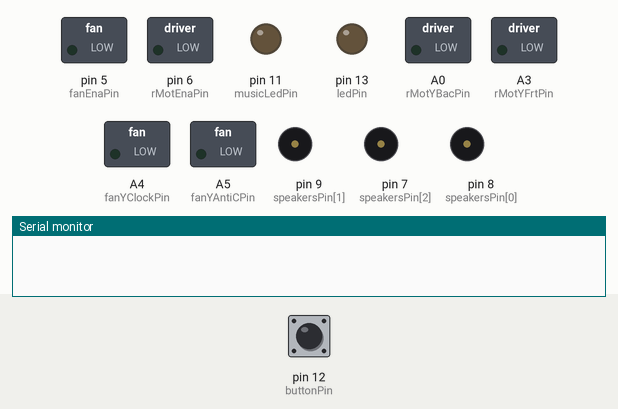
This sketch was run on a simulated Arduino Nano, built with avr-gcc and run on an emulated ATmega328P. On the bench: switched loads named in the sketch (green lamp = pin HIGH), output pins drawn as LEDs (lit = HIGH), buzzer (waves = sounding, pin HIGH), the last lines printed to the serial monitor. Dashed ring = blinking. Inputs (shaded band) come from the test bench; at power-on: pin 12 (buttonPin) LOW.

Above: at 1.2 s.
1.3 s: pin 12 (buttonPin) pulled HIGH for 0.25 s
At 1.88 s:
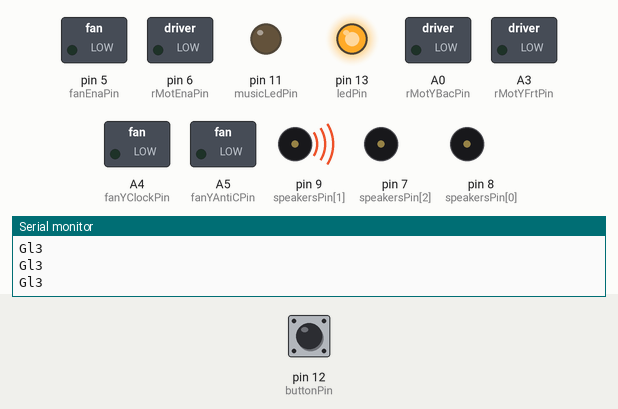
4.3 s: pin 12 (buttonPin) pulled HIGH for 1 s
At 5.6 s:
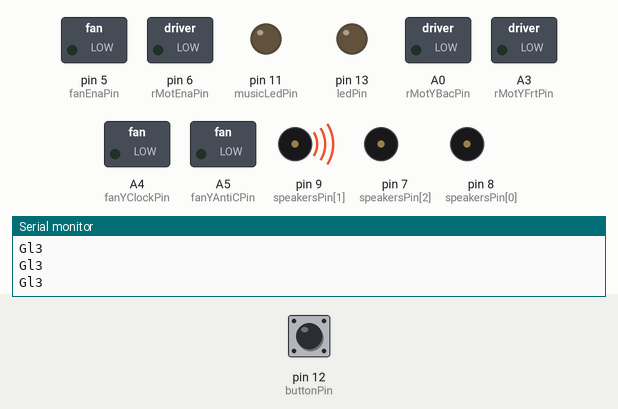
6.8 s: pin 12 (buttonPin) pulled HIGH for 3.2 s
At 10.2 s:
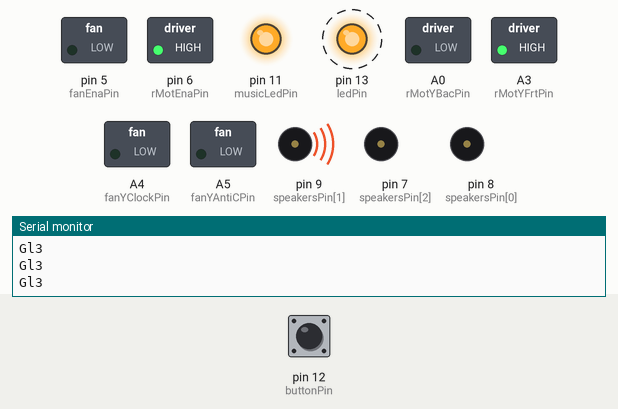
Timing chart, 0 to 17.5 s (numbered marks = the images above; inputs shaded):
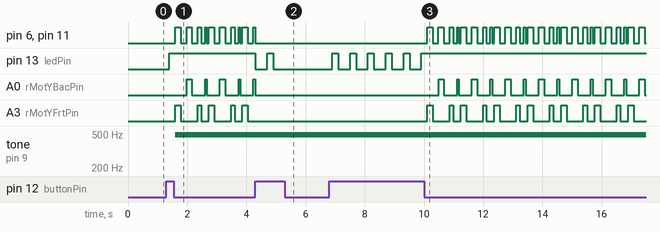

Measured:
- after the input at 1.3 s, pin 6 (rMotEnaPin), pin 11 (musicLedPin): LOW → HIGH after 0.30 s, then repeats every 1.1 s: LOW 0.19 s, HIGH 0.18 s, LOW 0.19 s, HIGH 0.12 s, LOW 0.13 s, HIGH 0.06 s, LOW 0.07 s, HIGH 0.18 s
- after the input at 4.3 s, pin 13 (ledPin): HIGH → LOW at once, → HIGH 0.40 s later, → LOW 0.20 s later; A3 (rMotYFrtPin): stops changing and stays LOW
- after the input at 6.8 s, pin 6 (rMotEnaPin), pin 11 (musicLedPin): LOW → HIGH after 3.3 s, then repeats every 1.1 s: LOW 0.19 s, HIGH 0.18 s, LOW 0.19 s, HIGH 0.12 s, LOW 0.13 s, HIGH 0.06 s, LOW 0.07 s, HIGH 0.18 s

The sketch:

music_bot_kev_4.ino
```cpp
/*

  Test code by Kevin to play musical tones

*/


// helper functions
#define ARRAY_SIZE(x) sizeof(x)/sizeof(x[0])

// overall control
bool botOn = false;
int ledState = LOW;

// Pin constants
const int buttonPin = 12; // D12 pin connecting to the button
const int speakersPin[] = {8, 9, 7}; // D10, D4, D7 pins
const int ledPin =  LED_BUILTIN;// the number of the LED pin

const int ldrLPin = A6;
const int ldrRPin = A7;

const int musicLedPin = 11; // D11 pin connecting to the pin for music

const int rMotEnaPin = 6; // D6 pin connecting to right motor
const int rMotEncBacPin = A1; // A1 pin connecting to the back encoder of the right motor
const int rMotEncFrtPin = A2; // A2 pin connecting to the front encoder of the right motor
const int rMotYBacPin = A0; // A0 pin connecting to the back Y pin of the right motor
const int rMotYFrtPin = A3; // A3 pin connecting to the front Y pin of the right motor

const int fanEnaPin = 5; // D5 pin connecting to fan
const int fanYClockPin = A4; // A4 pin connecting to clockwise Y pin of fan
const int fanYAntiCPin = A5; // A5 pin connecting to anticlockwise Y pin of fan


// Bot constants
const int rMotPwmFreq = 255;
const long turnsPerRotation = 5148;
const long minTimePerRotation = 12000000; // in microseconds, at full speed, ie pwm 255

const int fanPwmFreq = 100;
// Music related constants and variables
const float musicFreq[] = {261.63, 293.66, 329.63, 349.23, 392, 440, 493.88};
const float musicSharpFreq[] = {277.18, 311.13, 0, 369.99, 415.3, 466.16, 0};

long speakersBeatLength[] = {minTimePerRotation / 192, minTimePerRotation / 192, minTimePerRotation / 192};
int speakersOctave[] = {2, 4, 4};
const char *GoTSheet[] = {
                            "Gl3", "Cl3", "D#l2", "F", "Gl3", "Cl3", "D#l2", "F", "Gl3", "Cl3", "D#l2", "F",
                            "Gl3", "Cl3", "D#l2", "F", "Gl3", "Cl3", "El2", "F", "Gl3", "Cl3", "El2", "F",
                            "Gl3", "Cl3", "El2", "F", "Gl3", "Cl3", "El2", "F",
                            "Gl9", "Cl9", "D#l2", "F", "Gl6", "Cl6", "D#l2", "F", "Dl18", "l18",
                            "Fl9", "A#o-l9", "D#l2", "D", "Fl6", "l9", "D#l2", "D", "Cl33",
                            "Gl9", "Cl9", "D#l2", "F", "Gl6", "Cl6", "D#l2", "F", "Dl18", "l18", "Fl9", "l9", "D#l2", "D", "Fl6", "l9", "D#l2", "D", "Cl33",
                            "Gl9", "Cl9", "D#l2", "F", "Gl6", "Cl6", "D#l2", "F", "Dl18", "l18",
                            "Fl9", "l9", "Dl5", "D#l4", "Dl5", "l4", "Cl18", "l18",
                            "Co+l18", "A#l18", "Cl18", "Gl18", "D#l18", "D#l9", "Fl9", "Gl18", "l18",
                            "Co+l18", "A#l18", "Cl18", "Gl18", "D#l18", "D#l9", "Dl9",
                            "Co+l9", "Co+l9", "Co+l9",
                            "Co+l18",
                            "Co++l9", "Co++l9", "Co++l18"
                          };
   /*
const char *GoTSheetR[] = {
                            "Gl3", "Cl3", "D#l2", "F", "Gl3", "Cl3", "D#l2", "F", "Gl3", "Cl3", "D#l2", "F",
                            "Gl3", "Cl3", "D#l2", "F", "Gl3", "Cl3", "El2", "F", "Gl3", "Cl3", "El2", "F",
                            "Gl3", "Cl3", "El2", "F", "Gl3", "Cl3", "El2", "F",
                            "Gl9", "Cl9", "D#l2", "F", "Gl6", "Cl6", "D#l2", "F", "Dl18", "l18",
                            "l9", "A#o-l9", "l9", "A#o-l9", "D#l2", "D", "Cl33",
                            "Gl9", "Cl9", "D#l2", "F", "Gl6", "Cl6", "D#l2", "F", "Dl18", "l18", "l9", "A#o-l9", "D#l2", "D", "Fl6", "A#o-l9", "D#l2", "D", "Cl33",
                            "Gl9", "Cl9", "D#l2", "F", "Gl6", "Cl6", "D#l2", "F", "Dl18", "l18",
                            "Fl9", "A#o-l9", "Dl5", "D#l4", "l5", "A#o-l4", "Cl18", "l18",
                            "D#l18", "D#l18", "G#o-l18", "Cl18", "Cl18", "Cl9", "Dl9", "D#l18", "l18",
                            "D#l18", "D#l18", "G#o-l18", "Cl18", "Cl18", "Cl9", "Ao-Dl9",
                            "l3", "Gl3", "G#l2", "A#", "l3", "Gl3", "G#l2", "A#", "l3", "Gl3", "G#l2", "A#",
                            "l3", "Gl3", "G#l2", "A#", "l6", "Go+l2", "Ao+",
                            "l3", "Gl3", "G#l2", "A#", "l3", "Gl3", "G#l2", "A#", "l3", "Gl3", "G#l2", "A#", "l3"
                            "Co+l3", "Gl3", "G#l2", "A#l7", "G#o+l2", "A#o+",
                            "Co+l3", "Gl3", "G#l2", "A#", "Co+l3", "Gl3", "G#l2", "A#", "Co+l3", "Gl3", "G#l2", "A#l5",
                            "Co++l3", "Go+l3", "G#o+l2", "A#o+", "Co++l3", "Go+l3", "G#o+l2", "A#o+", "Co++l3", "Go+l3", "G#o+l2", "A#o+l11"
                          };
const String GoTBeat = "Cl9";
*/
bool rMotMoveFwd = true;
bool fanAntiCFwd = true;


// Speaker controls: 0 - buzzer, 1 - left speaker, 2 - right speaker
unsigned long speakersPrevTime[] = {0, 0, 0};
unsigned long speakersPeriod[] = {0, 0, 0};
long speakersCountsLeft[] = {0, 0, 0};
float speakersLag[] = {0, 0, 0};
byte speakersStatus[] = {0, 0, 0}; // 0 means about to play next tone; 1 means playing next tone; 2 means lag
unsigned long speakersSheetIndex[] = {0, 0, 0};

// helper variables
String tmpStr="";
unsigned long currentTime = 0;

void setup() {
  pinMode(ledPin, OUTPUT);

  pinMode(musicLedPin, OUTPUT);

  pinMode(speakersPin[0], OUTPUT);
  pinMode(speakersPin[1], OUTPUT);
  pinMode(speakersPin[2], OUTPUT);


  pinMode(fanEnaPin, OUTPUT);
  pinMode(fanYClockPin, OUTPUT);
  pinMode(fanYAntiCPin, OUTPUT);

  pinMode(rMotEnaPin, OUTPUT);
  pinMode(rMotYFrtPin, OUTPUT);
  pinMode(rMotYBacPin, OUTPUT);
  Serial.begin(9600);
}

unsigned long getSheetLength(byte s){
  switch (s){
    case 0:
         return sizeof(GoTSheet);
    case 1:
        return sizeof(GoTSheet);
    case 2:
        return sizeof(GoTSheet);
  }
}

String getSheetNote(byte s, unsigned long k){
  switch (s){
    case 0:
         return GoTSheet[k];
    case 1:
        return GoTSheet[k];
    case 2:
        return GoTSheet[k];
  }
}

void loop() {
  /*
  int ldrLValue = analogRead(ldrLPin); // do something when it's below 1000
  int ldrRValue = analogRead(ldrRPin);
  */

  // switch for the bot
  int button = digitalRead(buttonPin);
  if (button == HIGH){
    // turn relevant variables off
    toggleBool(botOn);
    toggleState(ledState);
    digitalWrite(ledPin, ledState);
    botReset();
  }

  if (botOn){
    currentTime = micros();
    bool noActiveSpeakers = true;
    for (byte s = 0; s < 3; s++){
      // handles music
      switch (speakersStatus[s]){
        case 0: // starting next tone when sheet is not finished
          if (speakersSheetIndex[s] < getSheetLength(s)){
            noActiveSpeakers = false;

            // render note
            renderToneFromString(getSheetNote(s, speakersSheetIndex[s]), s);

            speakersPrevTime[s] = micros();
            speakersStatus[s] = 1;

            // motor and fan action
            motAndFanGo();

           speakersSheetIndex[s] += 1;
          }

          break;
        case 1: // playing tones;
          noActiveSpeakers = false;

          if (speakersCountsLeft[s] <= 0){
            // change state
            speakersStatus[s] = 2;
            motAndFanPause();
          } else {
            if (currentTime - speakersPrevTime[s] >= speakersPeriod[s]){
              analogWrite(speakersPin[s], 0);
              // reset
              speakersPrevTime[s] = micros();
              speakersCountsLeft[s] -= 1;
            } else if (currentTime - speakersPrevTime[s] >= speakersPeriod[s] / 2) {
              analogWrite(speakersPin[s], 50);
            }
          }

          break;
        case 2: // lag
          noActiveSpeakers = false;
          if (currentTime - speakersPrevTime[s] >= speakersLag[s]){
            // change state
            speakersStatus[s] = 0;
          }
          break;
      }
    }

    if (noActiveSpeakers) {
      botOn = false;
      ledState = LOW;
      digitalWrite(ledPin, ledState);

      botReset();
    }
  } else {
    botReset();
  }
}

void motAndFanGo(){
  digitalWrite(musicLedPin, HIGH);

  // rotate wheel
  analogWrite(rMotEnaPin, rMotPwmFreq);
  if (rMotMoveFwd){
    digitalWrite(rMotYFrtPin, HIGH);
    digitalWrite(rMotYBacPin, LOW);
  } else {
    digitalWrite(rMotYFrtPin, LOW);
    digitalWrite(rMotYBacPin, HIGH);
  }
  toggleBool(rMotMoveFwd);

  // rotate fan
  /*
  analogWrite(fanEnaPin, fanPwmFreq);
  if (fanAntiCFwd){
    digitalWrite(fanYAntiCPin, HIGH);
    digitalWrite(fanYClockPin, LOW);
  } else {
    digitalWrite(fanYAntiCPin, LOW);
    digitalWrite(fanYClockPin, HIGH);
  }
  toggleBool(fanAntiCFwd);
  */
}

void motAndFanPause(){
  digitalWrite(musicLedPin, LOW);

  analogWrite(rMotEnaPin, 0);
  digitalWrite(rMotYFrtPin, LOW);
  digitalWrite(rMotYBacPin, LOW);

  analogWrite(fanEnaPin, 0);
  digitalWrite(fanYAntiCPin, LOW);
  digitalWrite(fanYClockPin, LOW);

}

void botReset(){
  motAndFanPause();

  for (byte s=0; s<3; s++){
    speakersPrevTime[s] = 0;
    speakersPeriod[s] = 0;
    speakersCountsLeft[s] = 0;
    speakersLag[s] = 0;
    speakersStatus[s] = 0;
  }

  // buffer time to decrease sensitivity of the button
  delay(200);
  for (byte s=0; s<3; s++){
    speakersPrevTime[s] = micros();
    speakersSheetIndex[s] = 0;
  }
}

void renderToneFromString(String toneString, byte s){
  int musicTone = 0;
  bool sharpOn = false;
  int octave = speakersOctave[s];
  float beatUnits = 1;

  Serial.println(toneString);
  // decoding
  long i=0;
  long startIndex=0;
  while (i < toneString.length()){
    char currentChar = toneString[i];
    switch (currentChar){
      case 'C':
      case 'D':
      case 'E':
      case 'F':
      case 'G':
        musicTone = currentChar - 66;
        break;
      case 'A':
      case 'B':
        musicTone = currentChar - 59;
        break;
      case '#':
        sharpOn = true;
        break;
      case 'l':
        i++;
        startIndex=i;
        while (i < toneString.length() && toneString[i] != ' '){
          i++;
        }
        beatUnits = toneString.substring(startIndex, i).toFloat();
        break;
      case 'o':
        i++;
        startIndex = i;
        while (i < toneString.length() && toneString[i] != ' '){
          if (toneString[i] == '-'){
            octave -= 1;
          } else if (toneString[i] == '+'){
            octave += 1;
          }
          i++;
        }
        break;
    }
    i++;
  }

  float refFreq = 0;
  if (musicTone >=1 && musicTone <=7){
    // calculate frequency
    if (!sharpOn || musicSharpFreq[musicTone-1] == 0){
      refFreq = musicFreq[musicTone-1] * pow(2, octave - 4);
    } else {
      refFreq = musicSharpFreq[musicTone-1] * pow(2, octave - 4);
    }
    speakersPeriod[s] = round(1000000.0 / refFreq);
    speakersCountsLeft[s] = round(speakersBeatLength[s] * beatUnits) / speakersPeriod[s];
  } else {
    speakersPeriod[s] = round(speakersBeatLength[s] * beatUnits);
    speakersCountsLeft[s] = 1;
  }
  speakersLag[s] = speakersBeatLength[s] * beatUnits * 2 - speakersPeriod[s] * speakersCountsLeft[s]; // include any remainder from playing tone to sync time
}

// ==================
// Helper functions
// ==================


void toggleBool(bool &boolvar){
  if (boolvar){
    boolvar = false;
  } else {
    boolvar = true;
  }
}

void toggleState(int &state){
  if (state == LOW){
    state = HIGH;
  } else {
    state = LOW;
  }
}
```
